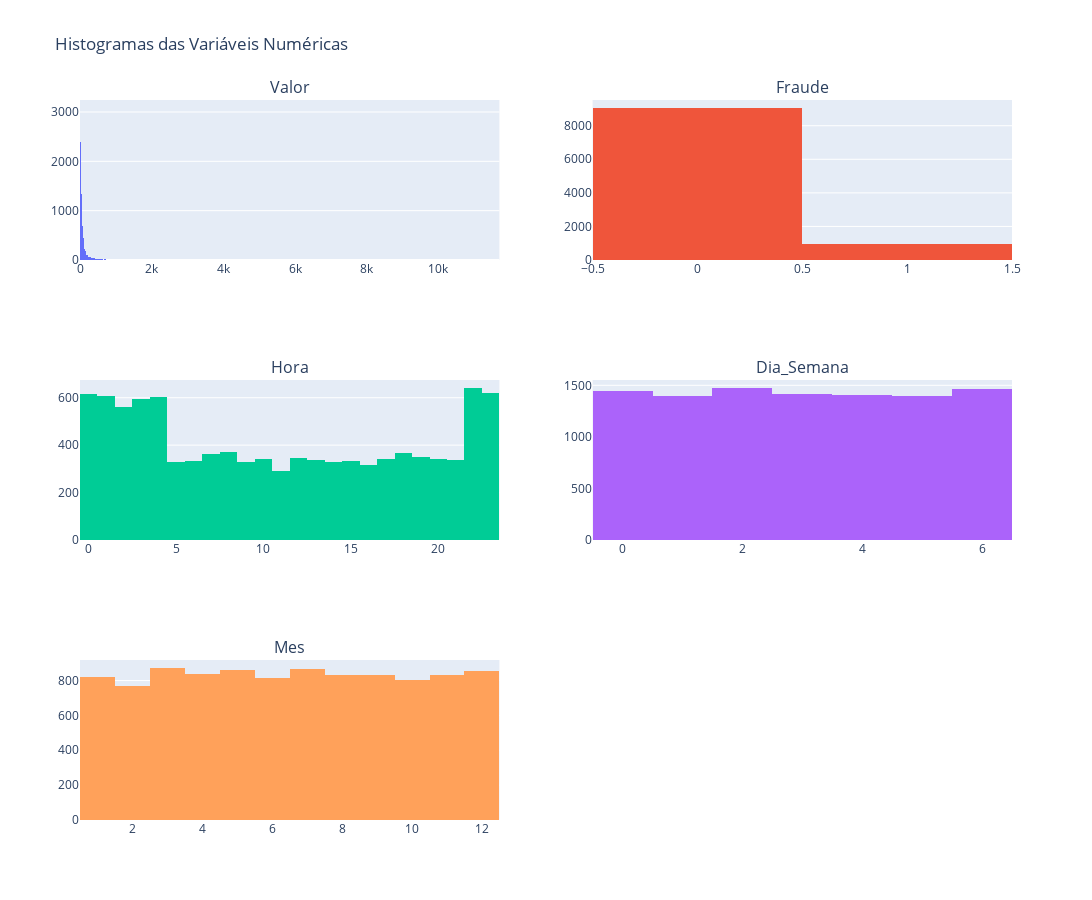

Source (notebook cell):
### Markdown cell above
### Valores histograma da variáveis numéricas

### Code cell
# Número de colunas desejadas
num_cols = 2

# Calcular o número de linhas necessárias
num_rows = math.ceil(len(num_vars) / num_cols)

# Criar subplots
fig = make_subplots(rows=num_rows, cols=num_cols, subplot_titles=num_vars)

# Adicionar histogramas para cada variável numérica
for i, var in enumerate(num_vars):
  row = (i // num_cols) + 1
  col = (i % num_cols) + 1

  fig.add_trace(
    go.Histogram(x=df_transactions[var], name=var),
    row=row, col=col
  )

# Atualizar layout
fig.update_layout(
  height=300*num_rows,
  width=1200,
  title_text="Histogramas das Variáveis Numéricas",
  showlegend=False
)

fig.show()

### Figure 1 — Plotly figure (JSON) as saved in the notebook; plotly's stock layout.template omitted (floating-point values rounded to 4 significant figures; data arrays with more than 128 entries replaced by an {"elided": "..."} marker saying what was removed)
{"data": [{"name": "Valor", "type": "histogram", "x": {"elided": "10000 float values"}, "xaxis": "x", "yaxis": "y"}, {"name": "Fraude", "type": "histogram", "x": {"elided": "10000 int values"}, "xaxis": "x2", "yaxis": "y2"}, {"name": "Hora", "type": "histogram", "x": {"elided": "10000 int values"}, "xaxis": "x3", "yaxis": "y3"}, {"name": "Dia_Semana", "type": "histogram", "x": {"elided": "10000 int values"}, "xaxis": "x4", "yaxis": "y4"}, {"name": "Mes", "type": "histogram", "x": {"elided": "10000 int values"}, "xaxis": "x5", "yaxis": "y5"}], "layout": {"annotations": [{"font": {"size": 16}, "showarrow": false, "text": "Valor", "x": 0.225, "xanchor": "center", "xref": "paper", "y": 1, "yanchor": "bottom", "yref": "paper"}, {"font": {"size": 16}, "showarrow": false, "text": "Fraude", "x": 0.775, "xanchor": "center", "xref": "paper", "y": 1, "yanchor": "bottom", "yref": "paper"}, {"font": {"size": 16}, "showarrow": false, "text": "Hora", "x": 0.225, "xanchor": "center", "xref": "paper", "y": 0.6111, "yanchor": "bottom", "yref": "paper"}, {"font": {"size": 16}, "showarrow": false, "text": "Dia_Semana", "x": 0.775, "xanchor": "center", "xref": "paper", "y": 0.6111, "yanchor": "bottom", "yref": "paper"}, {"font": {"size": 16}, "showarrow": false, "text": "Mes", "x": 0.225, "xanchor": "center", "xref": "paper", "y": 0.2222, "yanchor": "bottom", "yref": "paper"}], "height": 900, "showlegend": false, "title": {"text": "Histogramas das Variáveis Numéricas"}, "width": 1200, "xaxis": {"anchor": "y", "domain": [0, 0.45]}, "xaxis2": {"anchor": "y2", "domain": [0.55, 1]}, "xaxis3": {"anchor": "y3", "domain": [0, 0.45]}, "xaxis4": {"anchor": "y4", "domain": [0.55, 1]}, "xaxis5": {"anchor": "y5", "domain": [0, 0.45]}, "xaxis6": {"anchor": "y6", "domain": [0.55, 1]}, "yaxis": {"anchor": "x", "domain": [0.7778, 1]}, "yaxis2": {"anchor": "x2", "domain": [0.7778, 1]}, "yaxis3": {"anchor": "x3", "domain": [0.3889, 0.6111]}, "yaxis4": {"anchor": "x4", "domain": [0.3889, 0.6111]}, "yaxis5": {"anchor": "x5", "domain": [0, 0.2222]}, "yaxis6": {"anchor": "x6", "domain": [0, 0.2222]}}}
